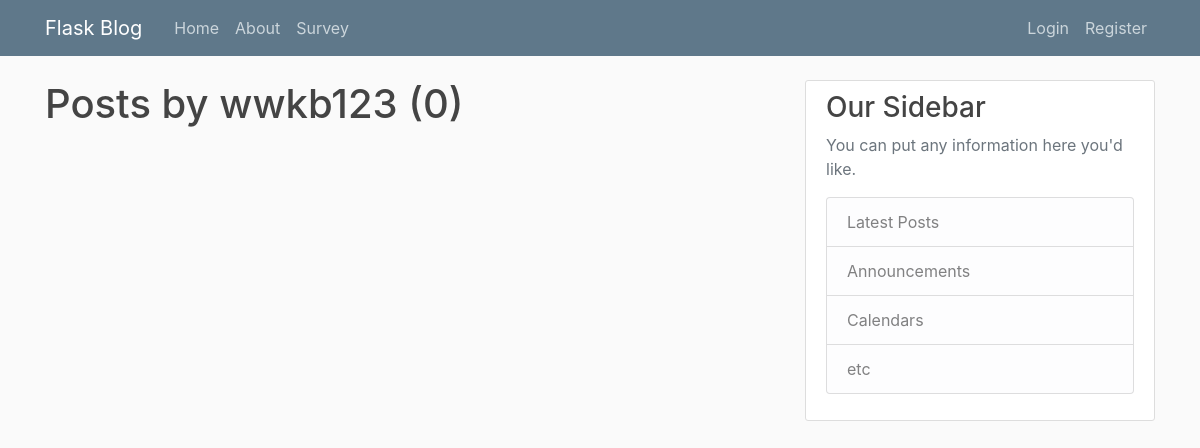
The page /user/wwkb123 on the database as committed earlier.
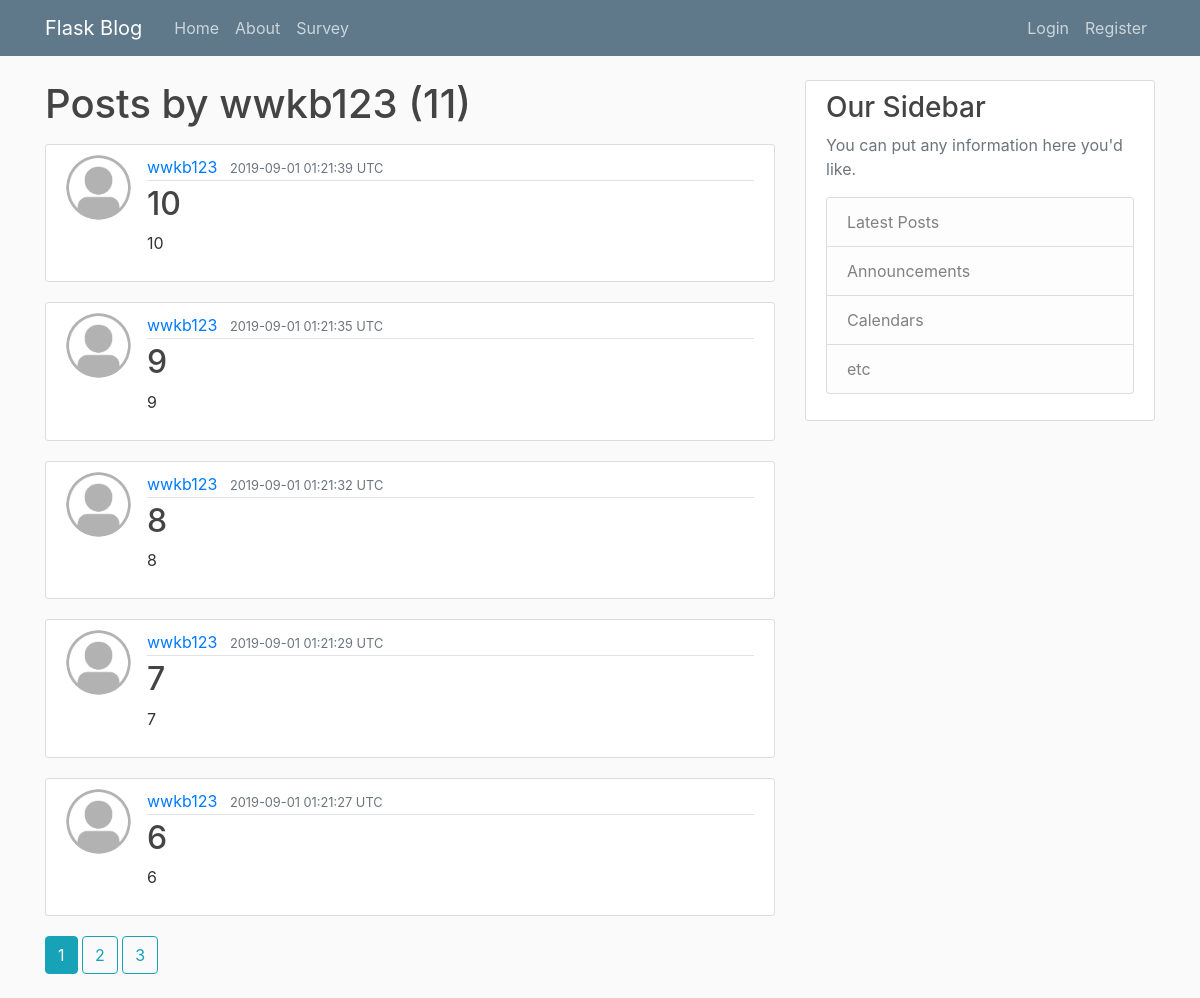
The same page on the database as committed later.
### flaskblog/models.py (models this page shows, shortened)
class Post(db.Model):
	id = db.Column(db.Integer, primary_key=True)
	title = db.Column(db.String(100), nullable=False)
	date_posted = db.Column(db.DateTime, nullable=False, default=datetime.utcnow) # passing the utcnow function, not the value of the time
	content = db.Column(db.Text, nullable=False)
	user_id = db.Column(db.Integer, db.ForeignKey('user.id'))

class User(db.Model, UserMixin):
	id = db.Column(db.Integer, primary_key=True)
	username = db.Column(db.String(20), unique=True, nullable=False)
	email = db.Column(db.String(120), unique=True, nullable=False)
	image_file = db.Column(db.String(20), nullable=False, default='default.jpg')
	password = db.Column(db.String(60), nullable=False)
	posts = db.relationship('Post', backref='author', lazy=True)

### flaskblog/users/routes.py (the view)
@users.route("/user/<string:username>")
def user_posts(username):
    page = request.args.get('page', 1, type=int)  # passing from URL
    user = User.query.filter_by(username=username).first_or_404()
    posts = Post.query.filter_by(author=user)\
        .order_by(Post.date_posted.desc())\
        .paginate(page=page, per_page=5)
    return render_template('user_posts.html', posts=posts, user=user)

### flaskblog/templates/user_posts.html
{% extends "layout.html" %}
{% block content %}
    <h1 class='mb-3'>Posts by {{ user.username }} ({{ posts.total }})</h1>
    {% for post in posts.items %}
        <article class="media content-section">
          <img class="rounded-circle article-img" src="{{ url_for('static', filename='profile_pics/' + post.author.image_file) }}">
          <div class="media-body">
            <div class="article-metadata">
              <a class="mr-2" href="{{ url_for('users.user_posts', username=post.author.username) }}">{{ post.author.username }}</a>
              <small class="text-muted">{{ post.date_posted.strftime('%Y-%m-%d %H:%M:%S') }} UTC</small>
            </div>
            <h2><a class="article-title" href="{{ url_for('posts.post', post_id=post.id) }}">{{ post.title }}</a></h2>
            <p class="article-content">{{ post.content }}</p>
          </div>
        </article>
    {% endfor %}
    {% for page_num in posts.iter_pages(left_edge=1, right_edge=1, left_current=1, right_current=2) %}
    {% if page_num %}
      {% if posts.page == page_num %}
      <a class="btn btn-info mb-4" href="{{ url_for('users.user_posts', username=user.username, page=page_num) }}">{{ page_num }}</a>
      {% else %}
        <a class="btn btn-outline-info mb-4" href="{{ url_for('users.user_posts', username=user.username, page=page_num) }}">{{ page_num }}</a>
      {% endif %}
    {% else %}
      ...
    {% endif %}
    {% endfor %}
{% endblock content %}

Rows that differ between the two databases and show on the page:
added Post: image_file (placeholder picture), author.username "wwkb123", date_posted "2019-09-01 01:21:39", title "10", content "10"
added Post: image_file (placeholder picture), author.username "wwkb123", date_posted "2019-09-01 01:21:35", title "9", content "9"
added Post: image_file (placeholder picture), author.username "wwkb123", date_posted "2019-09-01 01:21:32", title "8", content "8"
added Post: image_file (placeholder picture), author.username "wwkb123", date_posted "2019-09-01 01:21:29", title "7", content "7"
added Post: image_file (placeholder picture), author.username "wwkb123", date_posted "2019-09-01 01:21:27", title "6", content "6"
Other text that changed with them:
{{ posts.total }}: "0" → "11"
new list line: "1"
new list line: "2"
new list line: "3"
